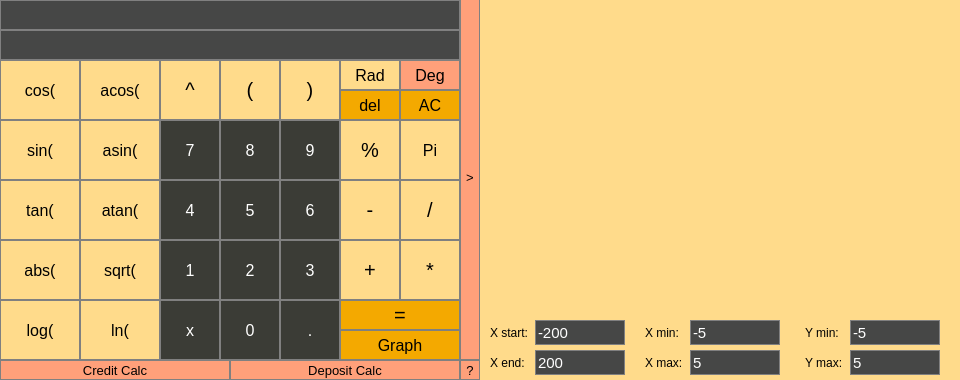
<?xml version="1.0" encoding="UTF-8"?>
<ui version="4.0">
 <class>CalcView</class>
 <widget class="QMainWindow" name="CalcView">
  <property name="geometry">
   <rect>
    <x>0</x>
    <y>0</y>
    <width>960</width>
    <height>380</height>
   </rect>
  </property>
  <property name="minimumSize">
   <size>
    <width>480</width>
    <height>380</height>
   </size>
  </property>
  <property name="maximumSize">
   <size>
    <width>960</width>
    <height>380</height>
   </size>
  </property>
  <property name="sizeIncrement">
   <size>
    <width>0</width>
    <height>0</height>
   </size>
  </property>
  <property name="baseSize">
   <size>
    <width>100</width>
    <height>100</height>
   </size>
  </property>
  <property name="windowTitle">
   <string>SmartCalc (by Burshlat)</string>
  </property>
  <property name="styleSheet">
   <string notr="true">QMainWindow {
	background-color: rgb(255, 219, 139);
}</string>
  </property>
  <widget class="QWidget" name="centralwidget">
   <widget class="QLineEdit" name="leInput">
    <property name="geometry">
     <rect>
      <x>0</x>
      <y>0</y>
      <width>460</width>
      <height>30</height>
     </rect>
    </property>
    <property name="font">
     <font>
      <pointsize>15</pointsize>
     </font>
    </property>
    <property name="styleSheet">
     <string notr="true">QLineEdit{
	qproperty-alignment: 'AlignVCenter | AlignRight';
	border: 1px solid gray;
	background-color : #464746;
	color: white;
}
</string>
    </property>
    <property name="readOnly">
     <bool>true</bool>
    </property>
   </widget>
   <widget class="QPushButton" name="btnCos">
    <property name="geometry">
     <rect>
      <x>0</x>
      <y>60</y>
      <width>80</width>
      <height>60</height>
     </rect>
    </property>
    <property name="baseSize">
     <size>
      <width>0</width>
      <height>0</height>
     </size>
    </property>
    <property name="font">
     <font>
      <pointsize>12</pointsize>
     </font>
    </property>
    <property name="styleSheet">
     <string notr="true">QPushButton {
  background-color: rgb(255, 219, 139);
  color: black; 
  border: 1px solid gray;
}

QPushButton:pressed {
    background-color: qlineargradient(x1: 0, y1: 0, x2: 0, y2: 1,
                                      stop: 0 #FF7832, stop: 1 #FF9739);
}</string>
    </property>
    <property name="text">
     <string>cos(</string>
    </property>
   </widget>
   <widget class="QPushButton" name="btnSin">
    <property name="geometry">
     <rect>
      <x>0</x>
      <y>120</y>
      <width>80</width>
      <height>60</height>
     </rect>
    </property>
    <property name="baseSize">
     <size>
      <width>0</width>
      <height>0</height>
     </size>
    </property>
    <property name="font">
     <font>
      <pointsize>12</pointsize>
     </font>
    </property>
    <property name="styleSheet">
     <string notr="true">QPushButton {
  background-color: rgb(255, 219, 139);
  color: black; 
  border: 1px solid gray;
}

QPushButton:pressed {
    background-color: qlineargradient(x1: 0, y1: 0, x2: 0, y2: 1,
                                      stop: 0 #FF7832, stop: 1 #FF9739);
}</string>
    </property>
    <property name="text">
     <string>sin(</string>
    </property>
   </widget>
   <widget class="QPushButton" name="btnTan">
    <property name="geometry">
     <rect>
      <x>0</x>
      <y>180</y>
      <width>80</width>
      <height>60</height>
     </rect>
    </property>
    <property name="baseSize">
     <size>
      <width>0</width>
      <height>0</height>
     </size>
    </property>
    <property name="font">
     <font>
      <pointsize>12</pointsize>
     </font>
    </property>
    <property name="styleSheet">
     <string notr="true">QPushButton {
  background-color: rgb(255, 219, 139);
  color: black; 
  border: 1px solid gray;
}

QPushButton:pressed {
    background-color: qlineargradient(x1: 0, y1: 0, x2: 0, y2: 1,
                                      stop: 0 #FF7832, stop: 1 #FF9739);
}</string>
    </property>
    <property name="text">
     <string>tan(</string>
    </property>
   </widget>
   <widget class="QPushButton" name="btnSqrt">
    <property name="geometry">
     <rect>
      <x>80</x>
      <y>240</y>
      <width>80</width>
      <height>60</height>
     </rect>
    </property>
    <property name="baseSize">
     <size>
      <width>0</width>
      <height>0</height>
     </size>
    </property>
    <property name="font">
     <font>
      <pointsize>12</pointsize>
     </font>
    </property>
    <property name="styleSheet">
     <string notr="true">QPushButton {
  background-color: rgb(255, 219, 139);
  color: black; 
  border: 1px solid gray;
}

QPushButton:pressed {
    background-color: qlineargradient(x1: 0, y1: 0, x2: 0, y2: 1,
                                      stop: 0 #FF7832, stop: 1 #FF9739);
}</string>
    </property>
    <property name="text">
     <string>sqrt(</string>
    </property>
   </widget>
   <widget class="QPushButton" name="btnLn">
    <property name="geometry">
     <rect>
      <x>80</x>
      <y>300</y>
      <width>80</width>
      <height>60</height>
     </rect>
    </property>
    <property name="baseSize">
     <size>
      <width>0</width>
      <height>0</height>
     </size>
    </property>
    <property name="font">
     <font>
      <pointsize>12</pointsize>
     </font>
    </property>
    <property name="styleSheet">
     <string notr="true">QPushButton {
  background-color: rgb(255, 219, 139);
  color: black; 
  border: 1px solid gray;
}

QPushButton:pressed {
    background-color: qlineargradient(x1: 0, y1: 0, x2: 0, y2: 1,
                                      stop: 0 #FF7832, stop: 1 #FF9739);
}</string>
    </property>
    <property name="text">
     <string>ln(</string>
    </property>
   </widget>
   <widget class="QPushButton" name="btnAcos">
    <property name="geometry">
     <rect>
      <x>80</x>
      <y>60</y>
      <width>80</width>
      <height>60</height>
     </rect>
    </property>
    <property name="baseSize">
     <size>
      <width>0</width>
      <height>0</height>
     </size>
    </property>
    <property name="font">
     <font>
      <pointsize>12</pointsize>
     </font>
    </property>
    <property name="styleSheet">
     <string notr="true">QPushButton {
  background-color: rgb(255, 219, 139);
  color: black; 
  border: 1px solid gray;
}

QPushButton:pressed {
    background-color: qlineargradient(x1: 0, y1: 0, x2: 0, y2: 1,
                                      stop: 0 #FF7832, stop: 1 #FF9739);
}</string>
    </property>
    <property name="text">
     <string>acos(</string>
    </property>
   </widget>
   <widget class="QPushButton" name="btnPow">
    <property name="geometry">
     <rect>
      <x>160</x>
      <y>60</y>
      <width>60</width>
      <height>60</height>
     </rect>
    </property>
    <property name="baseSize">
     <size>
      <width>0</width>
      <height>0</height>
     </size>
    </property>
    <property name="font">
     <font>
      <pointsize>15</pointsize>
     </font>
    </property>
    <property name="styleSheet">
     <string notr="true">QPushButton {
  background-color: rgb(255, 219, 139);
  color: black; 
  border: 1px solid gray;
}

QPushButton:pressed {
    background-color: qlineargradient(x1: 0, y1: 0, x2: 0, y2: 1,
                                      stop: 0 #FF7832, stop: 1 #FF9739);
}</string>
    </property>
    <property name="text">
     <string>^</string>
    </property>
   </widget>
   <widget class="QPushButton" name="btnAsin">
    <property name="geometry">
     <rect>
      <x>80</x>
      <y>120</y>
      <width>80</width>
      <height>60</height>
     </rect>
    </property>
    <property name="baseSize">
     <size>
      <width>0</width>
      <height>0</height>
     </size>
    </property>
    <property name="font">
     <font>
      <pointsize>12</pointsize>
     </font>
    </property>
    <property name="styleSheet">
     <string notr="true">QPushButton {
  background-color: rgb(255, 219, 139);
  color: black; 
  border: 1px solid gray;
}

QPushButton:pressed {
    background-color: qlineargradient(x1: 0, y1: 0, x2: 0, y2: 1,
                                      stop: 0 #FF7832, stop: 1 #FF9739);
}</string>
    </property>
    <property name="text">
     <string>asin(</string>
    </property>
   </widget>
   <widget class="QPushButton" name="btnAtan">
    <property name="geometry">
     <rect>
      <x>80</x>
      <y>180</y>
      <width>80</width>
      <height>60</height>
     </rect>
    </property>
    <property name="baseSize">
     <size>
      <width>0</width>
      <height>0</height>
     </size>
    </property>
    <property name="font">
     <font>
      <pointsize>12</pointsize>
     </font>
    </property>
    <property name="styleSheet">
     <string notr="true">QPushButton {
  background-color: rgb(255, 219, 139);
  color: black; 
  border: 1px solid gray;
}

QPushButton:pressed {
    background-color: qlineargradient(x1: 0, y1: 0, x2: 0, y2: 1,
                                      stop: 0 #FF7832, stop: 1 #FF9739);
}</string>
    </property>
    <property name="text">
     <string>atan(</string>
    </property>
   </widget>
   <widget class="QPushButton" name="btnLog">
    <property name="geometry">
     <rect>
      <x>0</x>
      <y>300</y>
      <width>80</width>
      <height>60</height>
     </rect>
    </property>
    <property name="baseSize">
     <size>
      <width>0</width>
      <height>0</height>
     </size>
    </property>
    <property name="font">
     <font>
      <pointsize>12</pointsize>
     </font>
    </property>
    <property name="styleSheet">
     <string notr="true">QPushButton {
  background-color: rgb(255, 219, 139);
  color: black; 
  border: 1px solid gray;
}

QPushButton:pressed {
    background-color: qlineargradient(x1: 0, y1: 0, x2: 0, y2: 1,
                                      stop: 0 #FF7832, stop: 1 #FF9739);
}</string>
    </property>
    <property name="text">
     <string>log(</string>
    </property>
   </widget>
   <widget class="QPushButton" name="btnMod">
    <property name="geometry">
     <rect>
      <x>340</x>
      <y>120</y>
      <width>60</width>
      <height>60</height>
     </rect>
    </property>
    <property name="font">
     <font>
      <pointsize>15</pointsize>
     </font>
    </property>
    <property name="styleSheet">
     <string notr="true">QPushButton {
  background-color: rgb(255, 219, 139);
  color: black; 
  border: 1px solid gray;
}

QPushButton:pressed {
    background-color: qlineargradient(x1: 0, y1: 0, x2: 0, y2: 1,
                                      stop: 0 #FF7832, stop: 1 #FF9739);
}</string>
    </property>
    <property name="text">
     <string>%</string>
    </property>
   </widget>
   <widget class="QPushButton" name="btnSeven">
    <property name="geometry">
     <rect>
      <x>160</x>
      <y>120</y>
      <width>60</width>
      <height>60</height>
     </rect>
    </property>
    <property name="font">
     <font>
      <pointsize>12</pointsize>
     </font>
    </property>
    <property name="styleSheet">
     <string notr="true">QPushButton {
	background-color: rgb(59, 60, 54);
	color: white;
	border: 1px solid gray;
}
QPushButton:pressed {
    background-color: qlineargradient(x1: 0, y1: 0, x2: 0, y2: 1,
                                      stop: 0 #dadbde, stop: 1 #f6f7fa);
}</string>
    </property>
    <property name="text">
     <string>7</string>
    </property>
   </widget>
   <widget class="QPushButton" name="btnFour">
    <property name="geometry">
     <rect>
      <x>160</x>
      <y>180</y>
      <width>60</width>
      <height>60</height>
     </rect>
    </property>
    <property name="font">
     <font>
      <pointsize>12</pointsize>
     </font>
    </property>
    <property name="styleSheet">
     <string notr="true">QPushButton {
	background-color: rgb(59, 60, 54);
	color: white;
	border: 1px solid gray;
}

QPushButton:pressed {
    background-color: qlineargradient(x1: 0, y1: 0, x2: 0, y2: 1,
                                      stop: 0 #dadbde, stop: 1 #f6f7fa);
}</string>
    </property>
    <property name="text">
     <string>4</string>
    </property>
   </widget>
   <widget class="QPushButton" name="btnOne">
    <property name="geometry">
     <rect>
      <x>160</x>
      <y>240</y>
      <width>60</width>
      <height>60</height>
     </rect>
    </property>
    <property name="font">
     <font>
      <pointsize>12</pointsize>
     </font>
    </property>
    <property name="styleSheet">
     <string notr="true">QPushButton {
	background-color: rgb(59, 60, 54);
	color: white;
	border: 1px solid gray;
}

QPushButton:pressed {
    background-color: qlineargradient(x1: 0, y1: 0, x2: 0, y2: 1,
                                      stop: 0 #dadbde, stop: 1 #f6f7fa);
}</string>
    </property>
    <property name="text">
     <string>1</string>
    </property>
   </widget>
   <widget class="QPushButton" name="btnX">
    <property name="geometry">
     <rect>
      <x>160</x>
      <y>300</y>
      <width>60</width>
      <height>60</height>
     </rect>
    </property>
    <property name="font">
     <font>
      <pointsize>12</pointsize>
     </font>
    </property>
    <property name="styleSheet">
     <string notr="true">QPushButton {
	background-color: rgb(59, 60, 54);
	color: white;
	border: 1px solid gray;
}

QPushButton:pressed {
    background-color: qlineargradient(x1: 0, y1: 0, x2: 0, y2: 1,
                                      stop: 0 #dadbde, stop: 1 #f6f7fa);
}</string>
    </property>
    <property name="text">
     <string>x</string>
    </property>
   </widget>
   <widget class="QPushButton" name="btnTwo">
    <property name="geometry">
     <rect>
      <x>220</x>
      <y>240</y>
      <width>60</width>
      <height>60</height>
     </rect>
    </property>
    <property name="font">
     <font>
      <pointsize>12</pointsize>
     </font>
    </property>
    <property name="styleSheet">
     <string notr="true">QPushButton {
	background-color: rgb(59, 60, 54);
	color: white;
	border: 1px solid gray;
}

QPushButton:pressed {
    background-color: qlineargradient(x1: 0, y1: 0, x2: 0, y2: 1,
                                      stop: 0 #dadbde, stop: 1 #f6f7fa);
}</string>
    </property>
    <property name="text">
     <string>2</string>
    </property>
   </widget>
   <widget class="QPushButton" name="btnZero">
    <property name="geometry">
     <rect>
      <x>220</x>
      <y>300</y>
      <width>60</width>
      <height>60</height>
     </rect>
    </property>
    <property name="font">
     <font>
      <pointsize>12</pointsize>
     </font>
    </property>
    <property name="styleSheet">
     <string notr="true">QPushButton {
	background-color: rgb(59, 60, 54);
	color: white;
	border: 1px solid gray;
}

QPushButton:pressed {
    background-color: qlineargradient(x1: 0, y1: 0, x2: 0, y2: 1,
                                      stop: 0 #dadbde, stop: 1 #f6f7fa);
}</string>
    </property>
    <property name="text">
     <string>0</string>
    </property>
   </widget>
   <widget class="QPushButton" name="btnLB">
    <property name="geometry">
     <rect>
      <x>220</x>
      <y>60</y>
      <width>60</width>
      <height>60</height>
     </rect>
    </property>
    <property name="font">
     <font>
      <pointsize>15</pointsize>
     </font>
    </property>
    <property name="styleSheet">
     <string notr="true">QPushButton {
  background-color: rgb(255, 219, 139);
  color: black; 
  border: 1px solid gray;
}

QPushButton:pressed {
    background-color: qlineargradient(x1: 0, y1: 0, x2: 0, y2: 1,
                                      stop: 0 #FF7832, stop: 1 #FF9739);
}</string>
    </property>
    <property name="text">
     <string>(</string>
    </property>
   </widget>
   <widget class="QPushButton" name="btnFive">
    <property name="geometry">
     <rect>
      <x>220</x>
      <y>180</y>
      <width>60</width>
      <height>60</height>
     </rect>
    </property>
    <property name="font">
     <font>
      <pointsize>12</pointsize>
     </font>
    </property>
    <property name="styleSheet">
     <string notr="true">QPushButton {
	background-color: rgb(59, 60, 54);
	color: white;
	border: 1px solid gray;
}

QPushButton:pressed {
    background-color: qlineargradient(x1: 0, y1: 0, x2: 0, y2: 1,
                                      stop: 0 #dadbde, stop: 1 #f6f7fa);
}</string>
    </property>
    <property name="text">
     <string>5</string>
    </property>
   </widget>
   <widget class="QPushButton" name="btnEight">
    <property name="geometry">
     <rect>
      <x>220</x>
      <y>120</y>
      <width>60</width>
      <height>60</height>
     </rect>
    </property>
    <property name="font">
     <font>
      <pointsize>12</pointsize>
     </font>
    </property>
    <property name="styleSheet">
     <string notr="true">QPushButton {
	background-color: rgb(59, 60, 54);
	color: white;
	border: 1px solid gray;
}

QPushButton:pressed {
    background-color: qlineargradient(x1: 0, y1: 0, x2: 0, y2: 1,
                                      stop: 0 #dadbde, stop: 1 #f6f7fa);
}</string>
    </property>
    <property name="text">
     <string>8</string>
    </property>
   </widget>
   <widget class="QPushButton" name="btnThree">
    <property name="geometry">
     <rect>
      <x>280</x>
      <y>240</y>
      <width>60</width>
      <height>60</height>
     </rect>
    </property>
    <property name="font">
     <font>
      <pointsize>12</pointsize>
     </font>
    </property>
    <property name="styleSheet">
     <string notr="true">QPushButton {
	background-color: rgb(59, 60, 54);
	color: white;
	border: 1px solid gray;
}

QPushButton:pressed {
    background-color: qlineargradient(x1: 0, y1: 0, x2: 0, y2: 1,
                                      stop: 0 #dadbde, stop: 1 #f6f7fa);
}</string>
    </property>
    <property name="text">
     <string>3</string>
    </property>
   </widget>
   <widget class="QPushButton" name="btnDot">
    <property name="geometry">
     <rect>
      <x>280</x>
      <y>300</y>
      <width>60</width>
      <height>60</height>
     </rect>
    </property>
    <property name="font">
     <font>
      <pointsize>12</pointsize>
     </font>
    </property>
    <property name="styleSheet">
     <string notr="true">QPushButton {
	background-color: rgb(59, 60, 54);
	color: white;
	border: 1px solid gray;
}

QPushButton:pressed {
    background-color: qlineargradient(x1: 0, y1: 0, x2: 0, y2: 1,
                                      stop: 0 #dadbde, stop: 1 #f6f7fa);
}</string>
    </property>
    <property name="text">
     <string>.</string>
    </property>
   </widget>
   <widget class="QPushButton" name="btnRB">
    <property name="geometry">
     <rect>
      <x>280</x>
      <y>60</y>
      <width>60</width>
      <height>60</height>
     </rect>
    </property>
    <property name="font">
     <font>
      <pointsize>15</pointsize>
     </font>
    </property>
    <property name="styleSheet">
     <string notr="true">QPushButton {
  background-color: rgb(255, 219, 139);
  color: black; 
  border: 1px solid gray;
}

QPushButton:pressed {
    background-color: qlineargradient(x1: 0, y1: 0, x2: 0, y2: 1,
                                      stop: 0 #FF7832, stop: 1 #FF9739);
}</string>
    </property>
    <property name="text">
     <string>)</string>
    </property>
   </widget>
   <widget class="QPushButton" name="btnSix">
    <property name="geometry">
     <rect>
      <x>280</x>
      <y>180</y>
      <width>60</width>
      <height>60</height>
     </rect>
    </property>
    <property name="font">
     <font>
      <pointsize>12</pointsize>
     </font>
    </property>
    <property name="styleSheet">
     <string notr="true">QPushButton {
	background-color: rgb(59, 60, 54);
	color: white;
	border: 1px solid gray;
}

QPushButton:pressed {
    background-color: qlineargradient(x1: 0, y1: 0, x2: 0, y2: 1,
                                      stop: 0 #dadbde, stop: 1 #f6f7fa);
}</string>
    </property>
    <property name="text">
     <string>6</string>
    </property>
   </widget>
   <widget class="QPushButton" name="btnNine">
    <property name="geometry">
     <rect>
      <x>280</x>
      <y>120</y>
      <width>60</width>
      <height>60</height>
     </rect>
    </property>
    <property name="font">
     <font>
      <pointsize>12</pointsize>
     </font>
    </property>
    <property name="styleSheet">
     <string notr="true">QPushButton {
	background-color: rgb(59, 60, 54);
	color: white;
	border: 1px solid gray;
}

QPushButton:pressed {
    background-color: qlineargradient(x1: 0, y1: 0, x2: 0, y2: 1,
                                      stop: 0 #dadbde, stop: 1 #f6f7fa);
}</string>
    </property>
    <property name="text">
     <string>9</string>
    </property>
   </widget>
   <widget class="QPushButton" name="btnPlus">
    <property name="geometry">
     <rect>
      <x>340</x>
      <y>240</y>
      <width>60</width>
      <height>60</height>
     </rect>
    </property>
    <property name="font">
     <font>
      <pointsize>15</pointsize>
     </font>
    </property>
    <property name="styleSheet">
     <string notr="true">QPushButton {
  background-color: rgb(255, 219, 139);
  color: black; 
  border: 1px solid gray;
}

QPushButton:pressed {
    background-color: qlineargradient(x1: 0, y1: 0, x2: 0, y2: 1,
                                      stop: 0 #FF7832, stop: 1 #FF9739);
}</string>
    </property>
    <property name="text">
     <string>+</string>
    </property>
   </widget>
   <widget class="QPushButton" name="btnDiv">
    <property name="geometry">
     <rect>
      <x>400</x>
      <y>180</y>
      <width>60</width>
      <height>60</height>
     </rect>
    </property>
    <property name="font">
     <font>
      <pointsize>15</pointsize>
     </font>
    </property>
    <property name="styleSheet">
     <string notr="true">QPushButton {
  background-color: rgb(255, 219, 139);
  color: black; 
  border: 1px solid gray;
}

QPushButton:pressed {
    background-color: qlineargradient(x1: 0, y1: 0, x2: 0, y2: 1,
                                      stop: 0 #FF7832, stop: 1 #FF9739);
}</string>
    </property>
    <property name="text">
     <string>/</string>
    </property>
   </widget>
   <widget class="QPushButton" name="btnMinus">
    <property name="geometry">
     <rect>
      <x>340</x>
      <y>180</y>
      <width>60</width>
      <height>60</height>
     </rect>
    </property>
    <property name="font">
     <font>
      <pointsize>15</pointsize>
     </font>
    </property>
    <property name="styleSheet">
     <string notr="true">QPushButton {
  background-color: rgb(255, 219, 139);
  color: black; 
  border: 1px solid gray;
}

QPushButton:pressed {
    background-color: qlineargradient(x1: 0, y1: 0, x2: 0, y2: 1,
                                      stop: 0 #FF7832, stop: 1 #FF9739);
}</string>
    </property>
    <property name="text">
     <string>-</string>
    </property>
   </widget>
   <widget class="QPushButton" name="btnMul">
    <property name="geometry">
     <rect>
      <x>400</x>
      <y>240</y>
      <width>60</width>
      <height>60</height>
     </rect>
    </property>
    <property name="font">
     <font>
      <pointsize>15</pointsize>
     </font>
    </property>
    <property name="styleSheet">
     <string notr="true">QPushButton {
  background-color: rgb(255, 219, 139);
  color: black; 
  border: 1px solid gray;
}

QPushButton:pressed {
    background-color: qlineargradient(x1: 0, y1: 0, x2: 0, y2: 1,
                                      stop: 0 #FF7832, stop: 1 #FF9739);
}</string>
    </property>
    <property name="text">
     <string>*</string>
    </property>
   </widget>
   <widget class="QPushButton" name="btnDel">
    <property name="geometry">
     <rect>
      <x>340</x>
      <y>90</y>
      <width>60</width>
      <height>30</height>
     </rect>
    </property>
    <property name="font">
     <font>
      <pointsize>12</pointsize>
     </font>
    </property>
    <property name="styleSheet">
     <string notr="true">QPushButton {
  background-color: rgb(244, 169, 0);
  color: black; 
  border: 1px solid gray;
}

QPushButton:pressed {
    background-color: qlineargradient(x1: 0, y1: 0, x2: 0, y2: 1,
                                      stop: 0 #FF7832, stop: 1 #FF9739);
}</string>
    </property>
    <property name="text">
     <string>del</string>
    </property>
   </widget>
   <widget class="QPushButton" name="btnDelAll">
    <property name="geometry">
     <rect>
      <x>400</x>
      <y>90</y>
      <width>60</width>
      <height>30</height>
     </rect>
    </property>
    <property name="font">
     <font>
      <pointsize>12</pointsize>
     </font>
    </property>
    <property name="styleSheet">
     <string notr="true">QPushButton {
  background-color: rgb(244, 169, 0);
  color: black; 
  border: 1px solid gray;
}

QPushButton:pressed {
    background-color: qlineargradient(x1: 0, y1: 0, x2: 0, y2: 1,
                                      stop: 0 #FF7832, stop: 1 #FF9739);
}</string>
    </property>
    <property name="text">
     <string>AC</string>
    </property>
   </widget>
   <widget class="QPushButton" name="btnResult">
    <property name="geometry">
     <rect>
      <x>340</x>
      <y>300</y>
      <width>120</width>
      <height>30</height>
     </rect>
    </property>
    <property name="baseSize">
     <size>
      <width>0</width>
      <height>0</height>
     </size>
    </property>
    <property name="font">
     <font>
      <pointsize>15</pointsize>
     </font>
    </property>
    <property name="styleSheet">
     <string notr="true">QPushButton {
  background-color: rgb(244, 169, 0);
  color: black; 
  border: 1px solid gray;
}

QPushButton:pressed {
    background-color: qlineargradient(x1: 0, y1: 0, x2: 0, y2: 1,
                                      stop: 0 #FF7832, stop: 1 #FF9739);
}</string>
    </property>
    <property name="text">
     <string>=</string>
    </property>
   </widget>
   <widget class="QPushButton" name="btnShowGraph">
    <property name="geometry">
     <rect>
      <x>460</x>
      <y>-5</y>
      <width>20</width>
      <height>365</height>
     </rect>
    </property>
    <property name="font">
     <font>
      <pointsize>10</pointsize>
     </font>
    </property>
    <property name="styleSheet">
     <string notr="true">QPushButton {
  background-color: rgb(255, 160, 122);
  color: black; 
  border: 1px solid gray;
}

QPushButton:pressed {
    background-color: qlineargradient(x1: 0, y1: 0, x2: 0, y2: 1,
                                      stop: 0 #FF7832, stop: 1 #FF9739);
}</string>
    </property>
    <property name="text">
     <string>&gt;</string>
    </property>
   </widget>
   <widget class="QPushButton" name="btnShowCredit">
    <property name="geometry">
     <rect>
      <x>0</x>
      <y>360</y>
      <width>230</width>
      <height>20</height>
     </rect>
    </property>
    <property name="font">
     <font>
      <pointsize>10</pointsize>
     </font>
    </property>
    <property name="styleSheet">
     <string notr="true">QPushButton {
  background-color: rgb(255, 160, 122);
  color: black; 
  border: 1px solid gray;
}

QPushButton:pressed {
    background-color: qlineargradient(x1: 0, y1: 0, x2: 0, y2: 1,
                                      stop: 0 #FF7832, stop: 1 #FF9739);
}</string>
    </property>
    <property name="text">
     <string>Credit Calc</string>
    </property>
   </widget>
   <widget class="QPushButton" name="btnShowDeposit">
    <property name="geometry">
     <rect>
      <x>230</x>
      <y>360</y>
      <width>230</width>
      <height>20</height>
     </rect>
    </property>
    <property name="font">
     <font>
      <pointsize>10</pointsize>
     </font>
    </property>
    <property name="styleSheet">
     <string notr="true">QPushButton {
  background-color: rgb(255, 160, 122);
  color: black; 
  border: 1px solid gray;
}

QPushButton:pressed {
    background-color: qlineargradient(x1: 0, y1: 0, x2: 0, y2: 1,
                                      stop: 0 #FF7832, stop: 1 #FF9739);
}</string>
    </property>
    <property name="text">
     <string>Deposit Calc</string>
    </property>
   </widget>
   <widget class="QLineEdit" name="leMinX">
    <property name="geometry">
     <rect>
      <x>690</x>
      <y>320</y>
      <width>90</width>
      <height>25</height>
     </rect>
    </property>
    <property name="font">
     <font>
      <pointsize>11</pointsize>
     </font>
    </property>
    <property name="styleSheet">
     <string notr="true">QLineEdit{
	border: 1px solid gray;
	background-color : #464746;
	color: white;
}
</string>
    </property>
    <property name="text">
     <string>-5</string>
    </property>
   </widget>
   <widget class="QLineEdit" name="leMaxX">
    <property name="geometry">
     <rect>
      <x>690</x>
      <y>350</y>
      <width>90</width>
      <height>25</height>
     </rect>
    </property>
    <property name="font">
     <font>
      <pointsize>11</pointsize>
     </font>
    </property>
    <property name="styleSheet">
     <string notr="true">QLineEdit{
	border: 1px solid gray;
	background-color : #464746;
	color: white;
}
</string>
    </property>
    <property name="text">
     <string>5</string>
    </property>
   </widget>
   <widget class="QLineEdit" name="leMinY">
    <property name="geometry">
     <rect>
      <x>850</x>
      <y>320</y>
      <width>90</width>
      <height>25</height>
     </rect>
    </property>
    <property name="font">
     <font>
      <pointsize>11</pointsize>
     </font>
    </property>
    <property name="styleSheet">
     <string notr="true">QLineEdit{
	border: 1px solid gray;
	background-color : #464746;
	color: white;
}
</string>
    </property>
    <property name="text">
     <string>-5</string>
    </property>
   </widget>
   <widget class="QLineEdit" name="leMaxY">
    <property name="geometry">
     <rect>
      <x>850</x>
      <y>350</y>
      <width>90</width>
      <height>25</height>
     </rect>
    </property>
    <property name="font">
     <font>
      <pointsize>11</pointsize>
     </font>
    </property>
    <property name="styleSheet">
     <string notr="true">QLineEdit{
	border: 1px solid gray;
	background-color : #464746;
	color: white;
}
</string>
    </property>
    <property name="text">
     <string>5</string>
    </property>
   </widget>
   <widget class="QPushButton" name="btnOpenInfo">
    <property name="geometry">
     <rect>
      <x>460</x>
      <y>360</y>
      <width>20</width>
      <height>20</height>
     </rect>
    </property>
    <property name="font">
     <font>
      <pointsize>10</pointsize>
     </font>
    </property>
    <property name="styleSheet">
     <string notr="true">QPushButton {
  background-color: rgb(255, 160, 122);
  color: black; 
  border: 1px solid gray;
}

QPushButton:pressed {
    background-color: qlineargradient(x1: 0, y1: 0, x2: 0, y2: 1,
                                      stop: 0 #FF7832, stop: 1 #FF9739);
}</string>
    </property>
    <property name="text">
     <string>?</string>
    </property>
   </widget>
   <widget class="QPushButton" name="btnPi">
    <property name="geometry">
     <rect>
      <x>400</x>
      <y>120</y>
      <width>60</width>
      <height>60</height>
     </rect>
    </property>
    <property name="font">
     <font>
      <pointsize>12</pointsize>
     </font>
    </property>
    <property name="styleSheet">
     <string notr="true">QPushButton {
  background-color: rgb(255, 219, 139);
  color: black; 
  border: 1px solid gray;
}

QPushButton:pressed {
    background-color: qlineargradient(x1: 0, y1: 0, x2: 0, y2: 1,
                                      stop: 0 #FF7832, stop: 1 #FF9739);
}</string>
    </property>
    <property name="text">
     <string>Pi</string>
    </property>
   </widget>
   <widget class="QPushButton" name="btnAbs">
    <property name="geometry">
     <rect>
      <x>0</x>
      <y>240</y>
      <width>80</width>
      <height>60</height>
     </rect>
    </property>
    <property name="font">
     <font>
      <pointsize>12</pointsize>
     </font>
    </property>
    <property name="styleSheet">
     <string notr="true">QPushButton {
  background-color: rgb(255, 219, 139);
  color: black; 
  border: 1px solid gray;
}

QPushButton:pressed {
    background-color: qlineargradient(x1: 0, y1: 0, x2: 0, y2: 1,
                                      stop: 0 #FF7832, stop: 1 #FF9739);
}</string>
    </property>
    <property name="text">
     <string>abs(</string>
    </property>
   </widget>
   <widget class="QLineEdit" name="leStartX">
    <property name="geometry">
     <rect>
      <x>535</x>
      <y>320</y>
      <width>90</width>
      <height>25</height>
     </rect>
    </property>
    <property name="font">
     <font>
      <pointsize>11</pointsize>
     </font>
    </property>
    <property name="styleSheet">
     <string notr="true">QLineEdit{
	border: 1px solid gray;
	background-color : #464746;
	color: white;
}
</string>
    </property>
    <property name="text">
     <string>-200</string>
    </property>
   </widget>
   <widget class="QLineEdit" name="leEndX">
    <property name="geometry">
     <rect>
      <x>535</x>
      <y>350</y>
      <width>90</width>
      <height>25</height>
     </rect>
    </property>
    <property name="font">
     <font>
      <pointsize>11</pointsize>
     </font>
    </property>
    <property name="styleSheet">
     <string notr="true">QLineEdit{
	border: 1px solid gray;
	background-color : #464746;
	color: white;
}
</string>
    </property>
    <property name="text">
     <string>200</string>
    </property>
   </widget>
   <widget class="QLabel" name="label">
    <property name="geometry">
     <rect>
      <x>805</x>
      <y>320</y>
      <width>40</width>
      <height>25</height>
     </rect>
    </property>
    <property name="font">
     <font>
      <pointsize>9</pointsize>
     </font>
    </property>
    <property name="styleSheet">
     <string notr="true">QLabel {
color: black;
}</string>
    </property>
    <property name="text">
     <string>Y min:</string>
    </property>
   </widget>
   <widget class="QLabel" name="label_2">
    <property name="geometry">
     <rect>
      <x>805</x>
      <y>350</y>
      <width>45</width>
      <height>25</height>
     </rect>
    </property>
    <property name="font">
     <font>
      <pointsize>9</pointsize>
     </font>
    </property>
    <property name="styleSheet">
     <string notr="true">QLabel {
color: black;
}</string>
    </property>
    <property name="text">
     <string>Y max:</string>
    </property>
   </widget>
   <widget class="QLabel" name="label_3">
    <property name="geometry">
     <rect>
      <x>645</x>
      <y>320</y>
      <width>40</width>
      <height>25</height>
     </rect>
    </property>
    <property name="font">
     <font>
      <pointsize>9</pointsize>
     </font>
    </property>
    <property name="styleSheet">
     <string notr="true">QLabel {
color: black;
}</string>
    </property>
    <property name="text">
     <string>X min:</string>
    </property>
   </widget>
   <widget class="QLabel" name="label_4">
    <property name="geometry">
     <rect>
      <x>645</x>
      <y>350</y>
      <width>45</width>
      <height>25</height>
     </rect>
    </property>
    <property name="font">
     <font>
      <pointsize>9</pointsize>
     </font>
    </property>
    <property name="styleSheet">
     <string notr="true">QLabel {
color: black;
}</string>
    </property>
    <property name="text">
     <string>X max:</string>
    </property>
   </widget>
   <widget class="QLabel" name="label_5">
    <property name="geometry">
     <rect>
      <x>490</x>
      <y>320</y>
      <width>45</width>
      <height>25</height>
     </rect>
    </property>
    <property name="font">
     <font>
      <pointsize>9</pointsize>
     </font>
    </property>
    <property name="styleSheet">
     <string notr="true">QLabel {
color: black;
}</string>
    </property>
    <property name="text">
     <string>X start:</string>
    </property>
   </widget>
   <widget class="QLabel" name="label_6">
    <property name="geometry">
     <rect>
      <x>490</x>
      <y>350</y>
      <width>40</width>
      <height>25</height>
     </rect>
    </property>
    <property name="font">
     <font>
      <pointsize>9</pointsize>
     </font>
    </property>
    <property name="styleSheet">
     <string notr="true">QLabel {
color: black;
}</string>
    </property>
    <property name="text">
     <string>X end:</string>
    </property>
   </widget>
   <widget class="QPushButton" name="btnRad">
    <property name="geometry">
     <rect>
      <x>340</x>
      <y>60</y>
      <width>60</width>
      <height>30</height>
     </rect>
    </property>
    <property name="font">
     <font>
      <pointsize>12</pointsize>
     </font>
    </property>
    <property name="styleSheet">
     <string notr="true">QPushButton {
  background-color: rgb(255, 219, 139);
  color: black; 
  border: 1px solid gray;
}</string>
    </property>
    <property name="text">
     <string>Rad</string>
    </property>
   </widget>
   <widget class="QPushButton" name="btnDeg">
    <property name="geometry">
     <rect>
      <x>400</x>
      <y>60</y>
      <width>60</width>
      <height>30</height>
     </rect>
    </property>
    <property name="font">
     <font>
      <pointsize>12</pointsize>
     </font>
    </property>
    <property name="styleSheet">
     <string notr="true">QPushButton {
  background-color: rgb(255, 160, 122);
  color: black; 
  border: 1px solid gray;
}</string>
    </property>
    <property name="text">
     <string>Deg</string>
    </property>
   </widget>
   <widget class="QLineEdit" name="leOutput">
    <property name="geometry">
     <rect>
      <x>0</x>
      <y>30</y>
      <width>460</width>
      <height>30</height>
     </rect>
    </property>
    <property name="font">
     <font>
      <pointsize>15</pointsize>
     </font>
    </property>
    <property name="styleSheet">
     <string notr="true">QLineEdit{
	qproperty-alignment: 'AlignVCenter | AlignRight';
	border: 1px solid gray;
	background-color : #464746;
	color: white;
}
</string>
    </property>
    <property name="readOnly">
     <bool>true</bool>
    </property>
   </widget>
   <widget class="QCustomPlot" name="qcpGraph" native="true">
    <property name="geometry">
     <rect>
      <x>480</x>
      <y>0</y>
      <width>480</width>
      <height>310</height>
     </rect>
    </property>
    <property name="styleSheet">
     <string notr="true"/>
    </property>
   </widget>
   <widget class="QPushButton" name="btnGraph">
    <property name="geometry">
     <rect>
      <x>340</x>
      <y>330</y>
      <width>120</width>
      <height>30</height>
     </rect>
    </property>
    <property name="baseSize">
     <size>
      <width>0</width>
      <height>0</height>
     </size>
    </property>
    <property name="font">
     <font>
      <pointsize>12</pointsize>
     </font>
    </property>
    <property name="styleSheet">
     <string notr="true">QPushButton {
  background-color: rgb(244, 169, 0);
  color: black; 
  border: 1px solid gray;
}

QPushButton:pressed {
    background-color: qlineargradient(x1: 0, y1: 0, x2: 0, y2: 1,
                                      stop: 0 #FF7832, stop: 1 #FF9739);
}</string>
    </property>
    <property name="text">
     <string>Graph</string>
    </property>
   </widget>
  </widget>
 </widget>
 <customwidgets>
  <customwidget>
   <class>QCustomPlot</class>
   <extends>QWidget</extends>
   <header>qcustomplot.hpp</header>
   <container>1</container>
  </customwidget>
 </customwidgets>
 <resources/>
 <connections/>
</ui>
